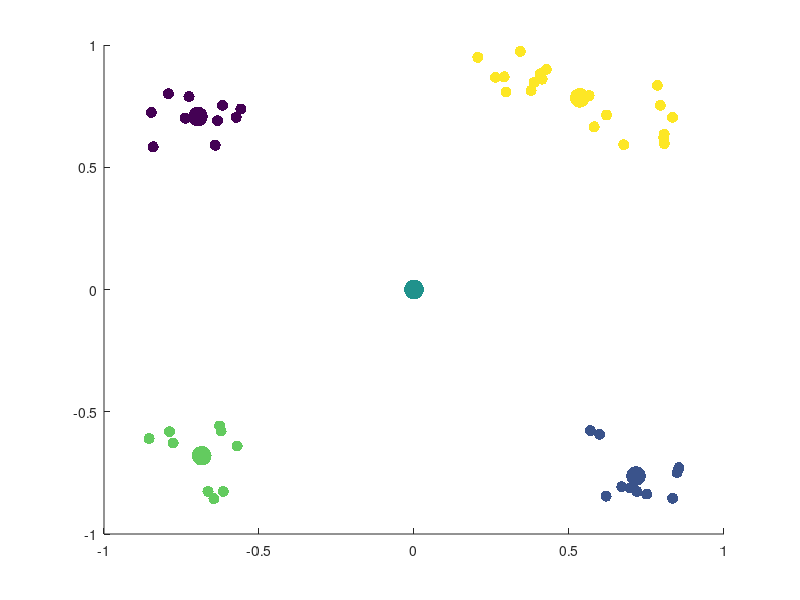

Source code (MATLAB):
% Run me!
% Clear the workspace and close all figure windows
clear all
close all
load Q1data.mat;
% 
% Set the number of data vectors (n) and the dimension of the data space (m)
[n,m] = size(XData);

% Set the number of clusters (k)
k=5;

% Assign each data vector, randomly to one of the k clusters
IndexSet = randi(k,n,1);

% Plot the data
scatter(XData(:,1),XData(:,2),64,IndexSet,'filled');
hold on

% Create data structures to store the weight vectors for cluster (c), and the 
% weight vectors from the previous iteration (cPrev)
c = zeros(k,m);
cPrev = zeros(k,m);

% (Q1a)Randomly initialize for sampling components using uniform distribution for each component on [-1.2,1.2]
c = -1.2 + 2.4*rand(k,m);

%% The Alternating Minimization Scheme
doneFlag=0;

% Keep alternating updates to weight vectors and cluster assignments until weight 
% vectors no longer change their locations

while (~doneFlag)

    % Update the weight vectors in each cluster via the centroid formula
    for i=1:k 

        % Find the indices for all data vectors currently in cluster i
        ClusterIndices = find(IndexSet==i);

        % Find the number of data vectors currently in cluster i
        NumVecsInCluster = size(ClusterIndices,1);

        % Create a data structure to store weight vector for the current
        % cluster
        c(i,:)=0; 

        % Update cluster vector using the centroid formula
        for j=1:NumVecsInCluster
            for l=1:m
                c(i,l) = c(i,l) + XData(ClusterIndices(j,1),l)/NumVecsInCluster;
            end
        end

    end

    % Plot the updated weight vectors for each cluster
    scatter(XData(:,1),XData(:,2),64,IndexSet,'filled')
    hold on
    scatter(c(:,1),c(:,2),200,linspace(1,k,k),'filled')
    pause
    
    %% Now reassign all data vectors to the closest weight vector (cluster)

    % Create a data structure to store closest weight vector for each data
    % point
    closestCluster=zeros(n,1);

    % Reassign each data vector to the new, closest cluster
    for d=1:n

        % Store the coordinates of the current data vector
        xD = XData(d,:);

        % Set the minimum distance tracker to be a very large number
        sqDistMin=1e16;

        % Find the closest weight vector (cluster) to the current data
        % vector
        for i=1:k
            sqDist = norm(c(i,:)-xD,2);

            % If the distance is less than the current min, assign the
            % current data vector to this cluster
            if sqDist<sqDistMin
                closestCluster(d)=i;
                sqDistMin=sqDist;
            end

        end
    end

    % Update the assignments of the data vectors to their new clusters
    IndexSet = closestCluster;
    
    % Plot the data and the updated weight vectors
    hold off
    scatter(XData(:,1),XData(:,2),64,IndexSet,'filled')
    hold on
    scatter(c(:,1),c(:,2),200,linspace(1,k,k),'filled')
    hold off
    pause
    
    % Terminate the alternating scheme if the weight vectors are unaltered
    % relative to the previous iteration
    if c==cPrev
        doneFlag=1;
    else
        cPrev=c;
    end
end
